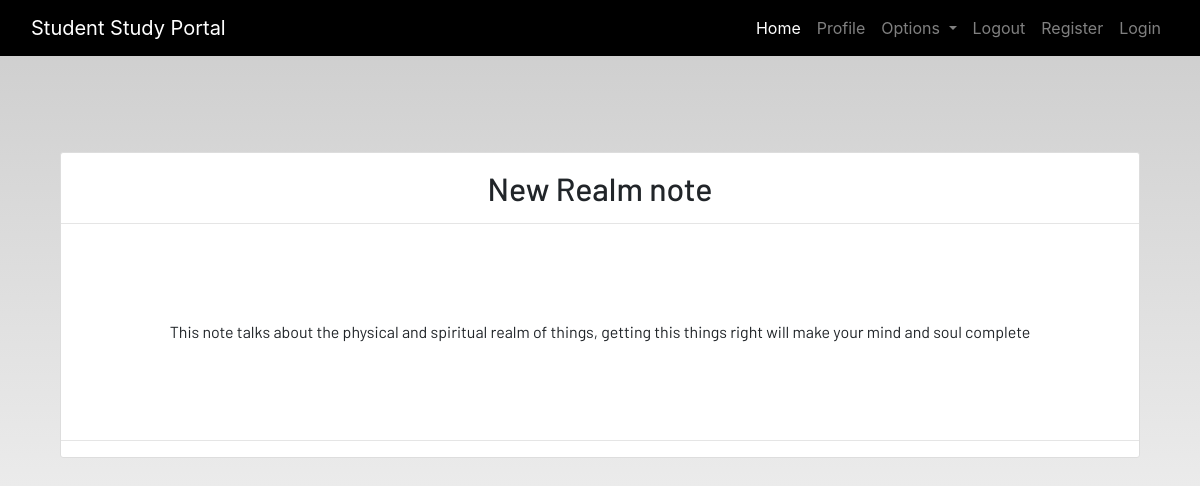
Page /notes_detail/3 on the committed database.
### dashboard/models.py (models this page shows, shortened)
class Notes(models.Model):
    user = models.ForeignKey(User, on_delete=models.CASCADE)
    title = models.CharField(max_length= 200)
    description = models.TextField()
    class Meta:
        verbose_name = "notes"
        verbose_name_plural = "notes"

### dashboard/views.py (the view)
# urls.py: path('notes_detail/<int:pk>', views.NotesDetailView.as_view(), name="notesdetail"),
class NotesDetailView(generic.DetailView):
    model = Notes

### dashboard/templates/dashboard/notes_detail.html
{% extends 'dashboard/base.html' %}
{% load static %}
{% block content %}
<section class='text-center container'>
    <div class="container">
        <div class="content-section p-0 mt-5">
            <div class="m-3">
                <h2>{{notes.title}}</h2>
            </div>
            <hr class="p-0 m-0">
            <p class="description m-5 p-5">
                {{notes.description}}
            </p>
            <hr>
        </div>
    </div>
</section>
{% endblock content %}

### dashboard/static/dashboard/css/main.css (style rules this page uses)
html { scroll-behavior: smooth; height: 100%; width: 100%; }
html, body { max-width: 100%; overflow-x: hidden; height: 100%; width: 100%; }
body { background: linear-gradient(rgba(0, 0, 0, 0.2), rgba(255, 255, 255, 0.5)); overflow-x: hidden; background-repeat: no-repeat; }
.content-section { background: #ffffff; padding: 10px 20px; border: 1px solid #dddddd; border-radius: 3px; margin-bottom: 20px; }

### rows in the picture
Notes: title "New Realm note", description "This note talks about the physical and spiritual realm of things, getting this things right will make your mind and soul complete"
